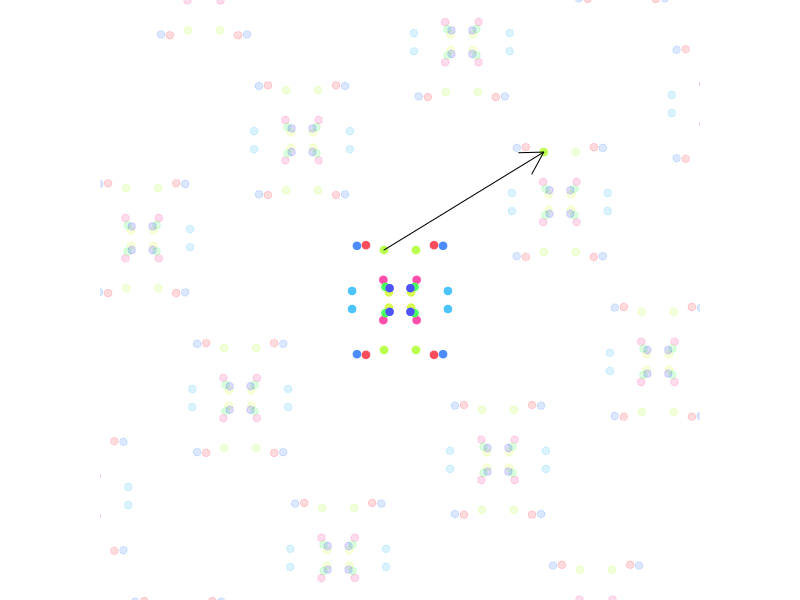

This chart was generated by the following R code:
## ---- chunk 1
while(T){
    x1 = round(runif(8,0,1),2)
    y1 = round(runif(8,0,1),2)
    hs = runif(8)
    x = c(-x1,-x1,x1,x1)
    y = c(-y1,y1,-y1,y1)
    h = c(hs,hs,hs,hs)
    r = round(runif(1,2,3),1)
    th1 = round(sample(0:3,1)*pi/2+runif(1,pi/12,pi/2-pi/12),2)
    th2 = th1+pi/2
    
    rn = sample(1:length(x),1)
    x0 = x[rn]
    y0 = y[rn]
    Dx = round(r*cos(th1),2)
    Dy = round(r*sin(th1),2)
    x1 = round(x0+Dx,2)
    y1 = round(y0+Dy,2)
    hrn = h[rn]
    
    alsol = function(ans,n=5,dx=1){
        choices = ans-sample(0:(n-1),1)*dx+(0:(n-1))*dx
        al = paste0("* ",choices,collapse="\n")
        sol = paste0(1*(ans==choices),collapse="")
        blah = 1*(ans==choices)
        return(data.frame(al,sol))
    }
    
    fx = alsol(x1,4,0.03)
    fy = alsol(y1,4,0.03)
    if(Dx>0.05 && Dy>0.05){break}
}



## ---- chunk 2
par(mar=c(0,0,0,0),pty="s")
plot(0,0,type="n",axes=F,ann=F,xlim=c(-4,4),ylim=c(-4,4))
for(i in -8:8){
    for(j in -8:8){
        dx = i*r*cos(th1)+j*r*cos(th2)
        dy = i*r*sin(th1)+j*r*sin(th2)
        points(x+dx,y+dy,col=hsv(h,0.7,1,0.2),pch=19)
    }
}
points(x,y,col=hsv(h,0.7,1,1),pch=19)

points(x1,y1,col=hsv(hrn,0.7,1,1),pch=19)
arrows(x0,y0,x1,y1)
## ---- chunk 3
if(Dx<0){
    st1 = paste0(x0,"-",abs(Dx),collapse="") 
} else {
    st1 = paste0(x0,"+",abs(Dx),collapse="") 
}
if(Dy<0){
    st2 = paste0(y0,"-",abs(Dy),collapse="") 
} else {
    st2 = paste0(y0,"+",abs(Dy),collapse="") 
}
